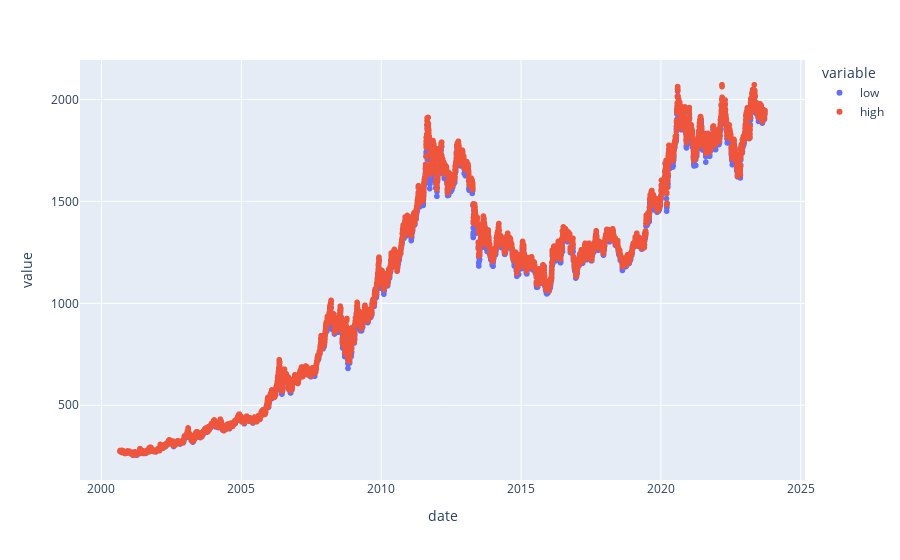

This figure's notebook cell:
### Code cell
fig = px.scatter(df, x=df.index, y=['low','high'])
fig.show()

### Figure 1 — Plotly figure (JSON) as saved in the notebook; plotly's stock layout.template omitted (floating-point values rounded to 4 significant figures; data arrays with more than 128 entries replaced by an {"elided": "..."} marker saying what was removed)
{"data": [{"hovertemplate": "variable=low<br>date=%{x}<br>value=%{y}<extra></extra>", "legendgroup": "low", "marker": {"color": "#636efa", "symbol": "circle"}, "mode": "markers", "name": "low", "showlegend": true, "type": "scattergl", "x": {"elided": "5785 str values"}, "xaxis": "x", "y": {"elided": "5785 float values"}, "yaxis": "y"}, {"hovertemplate": "variable=high<br>date=%{x}<br>value=%{y}<extra></extra>", "legendgroup": "high", "marker": {"color": "#EF553B", "symbol": "circle"}, "mode": "markers", "name": "high", "showlegend": true, "type": "scattergl", "x": {"elided": "5785 str values"}, "xaxis": "x", "y": {"elided": "5785 float values"}, "yaxis": "y"}], "layout": {"legend": {"title": {"text": "variable"}, "tracegroupgap": 0}, "margin": {"t": 60}, "xaxis": {"anchor": "y", "domain": [0, 1], "title": {"text": "date"}}, "yaxis": {"anchor": "x", "domain": [0, 1], "title": {"text": "value"}}}}
